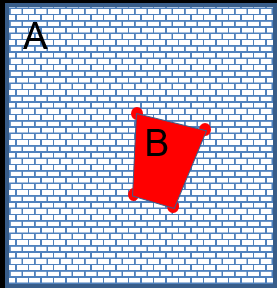
#> input picture images/rectify.png, 277 x 288 px, found by its file name
$ python reference_rectify.py
#> lines starting #> are read from the running program, lines starting #| are printed output that depends on the picture
import numpy as np
import cv2
import math
# https://stackoverflow.com/questions/64825835/opencv-python-how-to-warpperspective-a-large-image-based-on-transform-inferred
# read input
img = cv2.imread("/home/pcs/Documents/Python/My_Knowledge_and_Portfolio/images/rectify.png")
#> img is the input picture: shape (288, 277, 3); mean B, G, R 204.9, 184.3, 181.8
hh, ww = img.shape[:2]
#> hh = 288; ww = 277

print('hh: ',hh)
#| hh:  288
print('ww:' ,ww)
#| ww: 277


# specify input coordinates for corners of red quadrilateral in order TL, TR, BR, BL as x,
input = np.float32([[136,113], [206,130], [173,207], [132,196]])

# get top and left dimensions and set to output dimensions of red rectangle
width = round(math.hypot(input[0,0]-input[1,0], input[0,1]-input[1,1]))
height = round(math.hypot(input[0,0]-input[3,0], input[0,1]-input[3,1]))
print("width:",width, "height:",height)

# set upper left coordinates for output rectangle
x = input[0,0]
y = input[0,1]

# specify output coordinates for corners of red quadrilateral in order TL, TR, BR, BL as x,
output = np.float32([[x,y], [x+width-1,y], [x+width-1,y+height-1], [x,y+height-1]])

# compute perspective matrix
print('input:',input)
print('output:',output)

matrix = cv2.getPerspectiveTransform(input,output)
print(matrix)

# do perspective transformation setting area outside input to black
# Note that output size is the same as the input image size
imgOutput = cv2.warpPerspective(img, matrix, (ww,hh), cv2.INTER_LINEAR, borderMode=cv2.BORDER_CONSTANT, borderValue=(0,0,0))
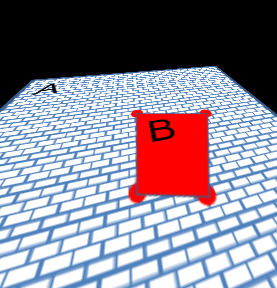
#> imgOutput: shape (288, 277, 3); mean B, G, R 149.4, 135.7, 143.2

# save the warped output
cv2.imwrite("red_quadrilateral_warped.jpg", imgOutput)

# show the result
cv2.imshow("result", imgOutput)
cv2.waitKey(0)
cv2.destroyAllWindows()

'''

hh:  288
ww: 277

>>> x
136.0
>>> y
113.0

input: [[136. 113.]
 [206. 130.]
 [173. 207.]
 [132. 196.]]
output: [[136. 113.]
 [207. 113.]
 [207. 195.]
 [136. 195.]]


>>> output = np.float32([[x,y], [x+width-1,y], [x+width-1,y+height-1], [x,y+height-1]])
>>> output
array([[136., 113.],
       [207., 113.],
       [207., 195.],
       [136., 195.]], dtype=float32)

>>> print(matrix)
[[ 9.09696753e-01 -4.53175060e-01  2.84742022e+01]
 [ 2.00619237e-02  2.19183670e-02  7.87007750e+01]
 [ 1.09930771e-03 -3.60154975e-03  1.00000000e+00]]
>>>
>>>

'''
